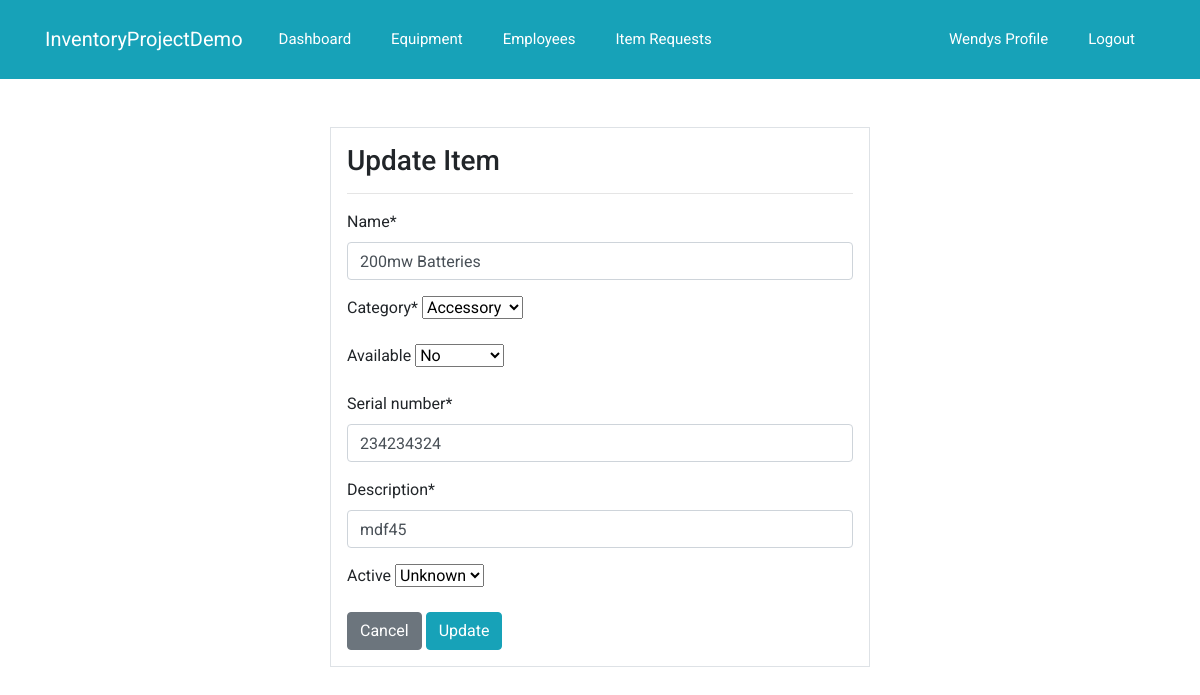
Screenshot of /dashboard/product/update/2/ (signed in) with the database file from the repository.
### dashboard/models.py (models this page shows, shortened)
class Product(models.Model):
    name = models.CharField(max_length=100, null=True)
    category = models.CharField(max_length=20, choices=CATEGORY, null=True)
    quantity = models.PositiveIntegerField(default=1, null=True)
    available = models.BooleanField(null=True)
    serial_number = models.BigIntegerField(null=True)
    description = models.CharField(max_length=100, null=True)
    date = models.DateTimeField(auto_now_add=True)
    active = models.BooleanField(null=True)
    class Meta:
        verbose_name_plural = 'Product'

### dashboard/views.py (the view)
# urls.py: path('product/update/<int:pk>/', views.product_update, name='dashboard-product-update'),
@login_required
def product_update(request, pk):
    item = Product.objects.get(id=pk)
    if request.method == 'POST':
        form = ProductForm(request.POST, instance=item)
        if form.is_valid():
            form.save()
            return redirect('dashboard-product')
    else:
        form = ProductForm(instance=item)
    context = {
        'form': form
    }
    return render(request, 'dashboard/product_update.html', context)

### dashboard/forms.py
class ProductForm(forms.ModelForm):
    class Meta:
        model = Product
        fields = ['name', 'category', 'available', 'serial_number', 'description', 'active']

### templates/dashboard/product_update.html (shortened to what this page needs)
{% extends 'partials/base.html' %}
{%load crispy_forms_tags %}
{% block content%}
<div class="container">
  <div class="row mt-5">
    <div class="col-md-6 offset-md-3">
      <div class="border bg-white p-3">
        <h3>Update Item</h3>
        <hr>
        <form method="POST">
          {{ form|crispy }}
          <a class="btn btn-secondary" href="{% url 'dashboard-product' %}">Cancel</a>
          <input class="btn btn-info" type="submit" value="Update">
        </form>
      </div>
    </div>
  </div>
</div>
{% endblock %}

### templates/partials/nav.html (shortened to what this page needs)
<nav class="navbar navbar-expand-lg navbar-mainbg bg-info">
    {% if user.is_authenticated %}
    <div class="container">
        <a class="navbar-brand text-white" href="{% url 'dashboard-index' %}">InventoryProjectDemo</a>
        <div class="collapse navbar-collapse" id="navbarSupportedContent">
            <ul class="navbar-nav mr-auto">
                <li class="nav-item active">
                    <a class="nav-link text-white" href="{% url 'dashboard-index' %}"> Dashboard
                        <span class="sr-only">(current)</span></a>
                </li>
                <li class="nav-item active">
                    <a class="nav-link text-white" href="{% url 'dashboard-product'%}">Equipment
                        <span class="sr-only">(current)</span></a>
                </li>
                <li class="nav-item active">
                    <a class="nav-link text-white" href="{% url 'dashboard-staff' %}"> Employees
                        <span class="sr-only">(current)</span></a>
                </li>
                <li class="nav-item active">
                    <a class="nav-link text-white" href="{% url 'dashboard-order' %}"> Item Requests
                        <span class="sr-only">(current)</span></a>
                </li>
            </ul>
            <ul class="navbar-nav ml-auto">
                <li class="nav-item active">
                    <a class="nav-link text-white" href="{% url 'user-profile' %}"> {{ user.username }}s Profile
                        <span class="sr-only">(current)</span></a>
                </li>
                <li class="nav-item">
                    <a class="nav-link text-white" href="{% url 'user-logout' %}"> Logout</a>
                </li>
            </ul>
    {%endif%}
</nav>

### static/css/style.css (style rules this page uses)
body { font-family: 'Roboto', sans-serif; }
* { margin: 0; padding: 0; }
#navbarSupportedContent a { font-size: 15px; padding: 20px 20px; }

### rows the page displays
Product: name "200mw Batteries", category "Accessory", available "No", serial_number "234234324", description "mdf45", active "Unknown"

### other values shown
{{ user.username }} "Wendy"
